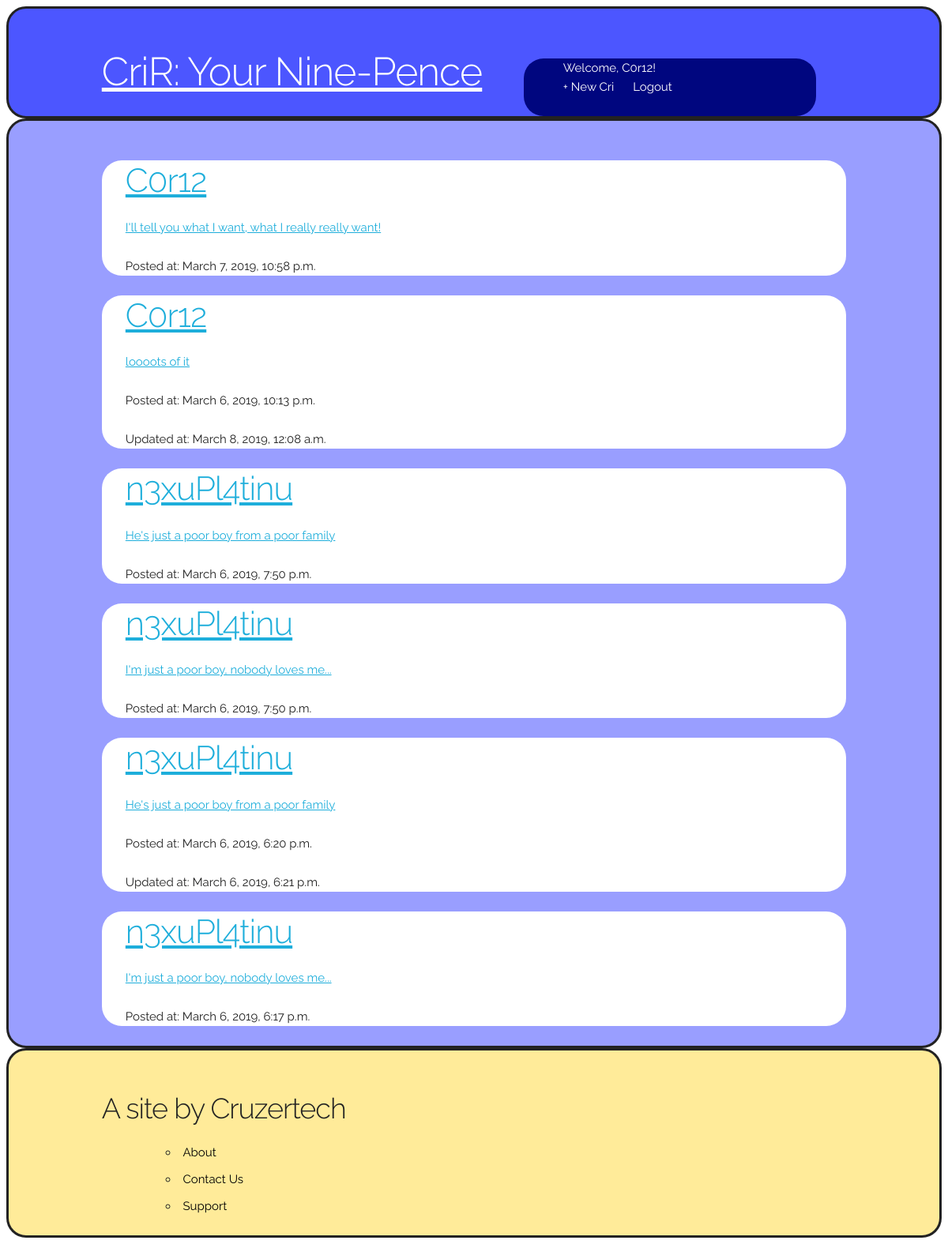
Screenshot of / (signed in) with the database file from the repository.
### criRapp/models.py (models this page shows, shortened)
class Cri(models.Model):
    author = models.ForeignKey('auth.user', on_delete=models.CASCADE)
    created = models.DateTimeField(auto_now_add=True)
    updated = models.DateTimeField(auto_now=True)
    body = models.CharField(max_length=200)
    photo = models.ImageField(upload_to='images/')
    @property
    def created_updated_differ(self):
        return(self.updated - self.created) > timedelta(seconds=1)

### criRapp/views.py (the view)
# urls.py: path('', views.CrirListView.as_view(), name='home'),
class CrirListView(ListView):
    model = Cri
    template_name = 'criRapp/home.html'
    def get_queryset(self):
        return Cri.objects.order_by('-created')

### criRapp/templates/criRapp/home.html (shortened to what this page needs)
{% extends 'criRapp/base.html' %}
{% block content %}
    {% for post in object_list %}
        <div class="post-entry">
            <h2><a href="{% url 'user_cri_list' post.author.username %}">{{ post.author }}</a></h2>
            <p><a href="{% url 'cri_detail' post.id %}">{{ post.body }}</a></p>
            <p>Posted at: {{ post.created }}</p>
            {% if post.created_updated_differ %}
                <p>Updated at: {{ post.updated }}</p>
            {% endif %}
        </div>
    {% endfor %}
{% endblock content %}

### criRapp/templates/criRapp/base.html (shortened to what this page needs)
{% load static %}
<html>
    <head>
        <link rel="stylesheet" type="text/css" href="{% static 'css/base.css' %}">
    </head>
    <body>
    <section class="topbar">
        <div class="container">
            <header>
            <div class="seven columns">
                <h1><a href="/">CriR: Your Nine-Pence</a></h1>
            </div>
            <div id="nav" class="five columns">
            {% if user.is_authenticated %}
                <ul>
                    <li>Welcome, <a href="{% url 'user_cri_list' user.username %}">{{ user.username }}</a>!</li><br>
                    <li><a href="{% url 'cri_new' %}">+ New Cri</a></li>
                    <li><a href="{% url 'logout' %}">Logout</a></li>
                </ul>
            {% else %}
                <p>You are not logged in.</p>
                <p><a href="{% url 'login' %}">Login</a> | <a href="{% url 'signup' %}">Sign Up</a></p>
            {% endif %}
            </div>
            </header>
        </div>
    </section>
    <section class="cris">
        <div class="container">
        {% block content %}
        {% endblock content %}
        </div>
    </section>
    <section class="footer">
        <div class="container">
            <footer>
            <div class="five columns">
                <h3>A site by Cruzertech</h3>
            </div>
            <div class="offset-by-one columns">
                <ul>
                    <li><a href=''>About</a></li>
                    <li><a href=''>Contact Us</a></li>
                    <li><a href=''>Support</a></li>
                </ul>
            </div>
            </footer>
        </div>
    </section>
    </body>
</html>

### static/css/base.css (style rules this page uses)
.container { position: relative; width: 100%; max-width: 960px; margin: 0 auto; padding: 0 20px; box-sizing: border-box; }
.column, .columns { width: 100%; float: left; box-sizing: border-box; }
@media (min-width: 400px) { .container { width: 85%; padding: 0; } }
@media (min-width: 550px) { .container { width: 80%; } }
@media (min-width: 550px) { .column, .columns { margin-left: 4%; } }
@media (min-width: 550px) { .column:first-child, .columns:first-child { margin-left: 0; } }
@media (min-width: 550px) { .five.columns { width: 39.3333333333%; } }
@media (min-width: 550px) { .seven.columns { width: 56.6666666667%; } }
@media (min-width: 550px) { .offset-by-one.column, .offset-by-one.columns { margin-left: 8.66666666667%; } }
html { font-size: 62.5%; }
body { font-size: 1.5em; line-height: 1.6; font-weight: 400; font-family: "Raleway", "HelveticaNeue", "Helvetica Neue", Helvetica, Arial, sans-serif; color: #222; }
h1, h2, h3, h4, h5, h6 { margin-top: 0; margin-bottom: 2rem; font-weight: 300; }
h1 { font-size: 4.0rem; line-height: 1.2; letter-spacing: -.1rem; }
h2 { font-size: 3.6rem; line-height: 1.25; letter-spacing: -.1rem; }
h3 { font-size: 3.0rem; line-height: 1.3; letter-spacing: -.1rem; }
@media (min-width: 550px) { h1 { font-size: 5.0rem; } }
@media (min-width: 550px) { h2 { font-size: 4.2rem; } }
@media (min-width: 550px) { h3 { font-size: 3.6rem; } }
p { margin-top: 0; }
a { color: #1EAEDB; }
ul { list-style: circle inside; }
ol, ul { padding-left: 0; margin-top: 0; }
li { margin-bottom: 1rem; }
pre, blockquote, dl, figure, table, p, ul, ol, form { margin-bottom: 2.5rem; }
.container:after, .row:after, .u-cf { content: ""; display: table; clear: both; }
.container { margin-top: 50px; }
#nav { margin: 13px 0 0 0; background: #00067F; color: white; border-radius: 25px; padding-left: 50px; }
#nav ul li { display: inline; margin: 0 20px 0 0; }
#nav a { text-decoration: none; }
.topbar { border-radius: 25px; border: solid; background: #4C56FF; }
.topbar a { color: white; }
.cris { background: #999EFF; border-radius: 25px; border: solid; }
.post-entry { background: white; border-radius: 25px; padding-left: 30px; }
.footer { background: #FFEB99; border-radius: 25px; border: solid; }
footer { margin-bottom: 50px; }
footer a { color: black; text-decoration: none; }

### rows the page displays
Cri: author "C0r12", body "I'll tell you what I want, what I really really want!", created "March 7, 2019, 10:58 p.m."
Cri: author "C0r12", body "loooots of it", created "March 6, 2019, 10:13 p.m.", updated "March 8, 2019, 12:08 a.m."
Cri: author "n3xuPl4tinu", body "He's just a poor boy from a poor family", created "March 6, 2019, 7:50 p.m."
Cri: author "n3xuPl4tinu", body "I'm just a poor boy, nobody loves me...", created "March 6, 2019, 7:50 p.m."
Cri: author "n3xuPl4tinu", body "He's just a poor boy from a poor family", created "March 6, 2019, 6:20 p.m.", updated "March 6, 2019, 6:21 p.m."
Cri: author "n3xuPl4tinu", body "I'm just a poor boy, nobody loves me...", created "March 6, 2019, 6:17 p.m."

### other values shown
{{ user.username }} "C0r12"
